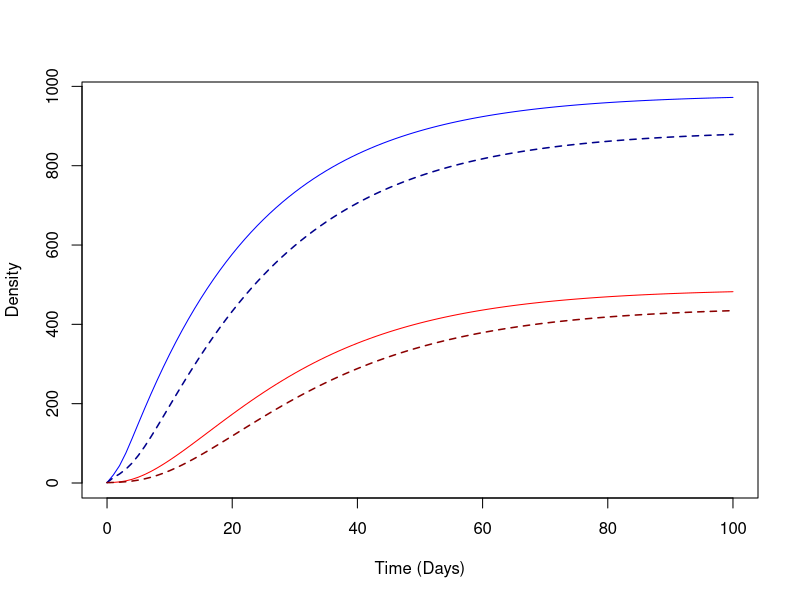
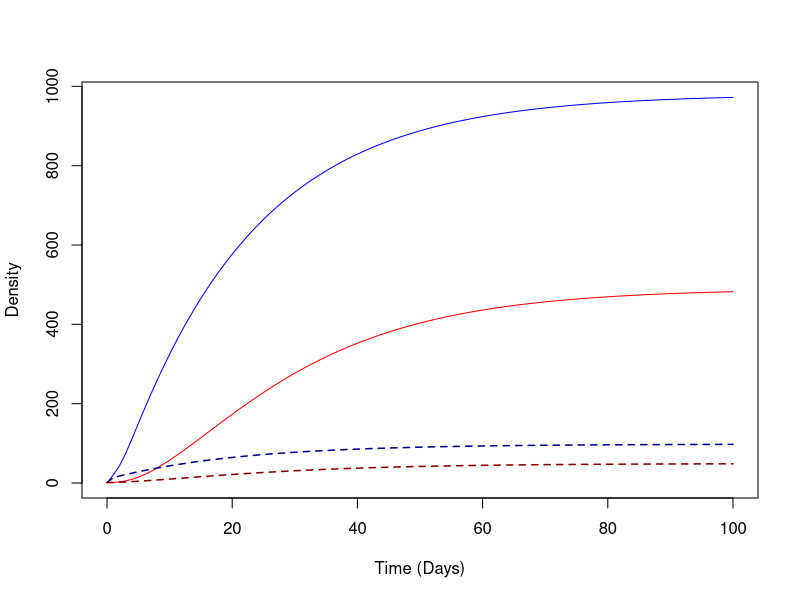
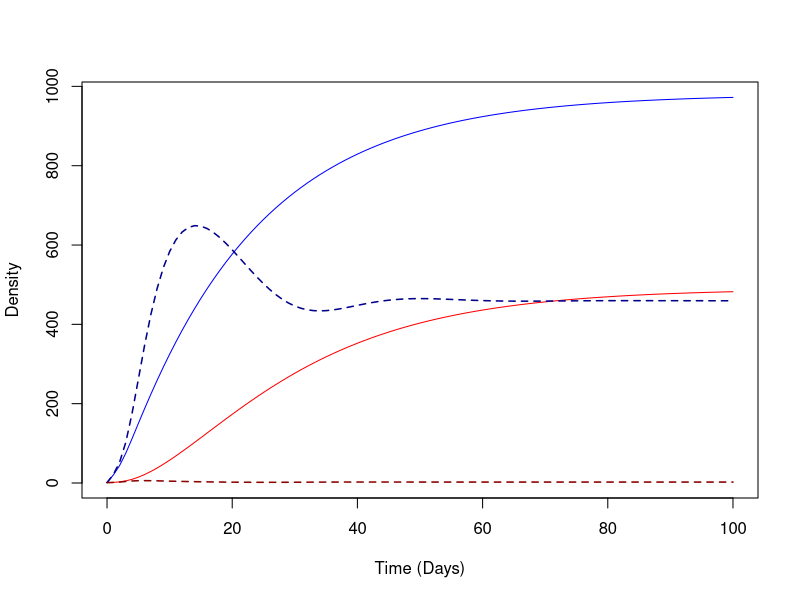
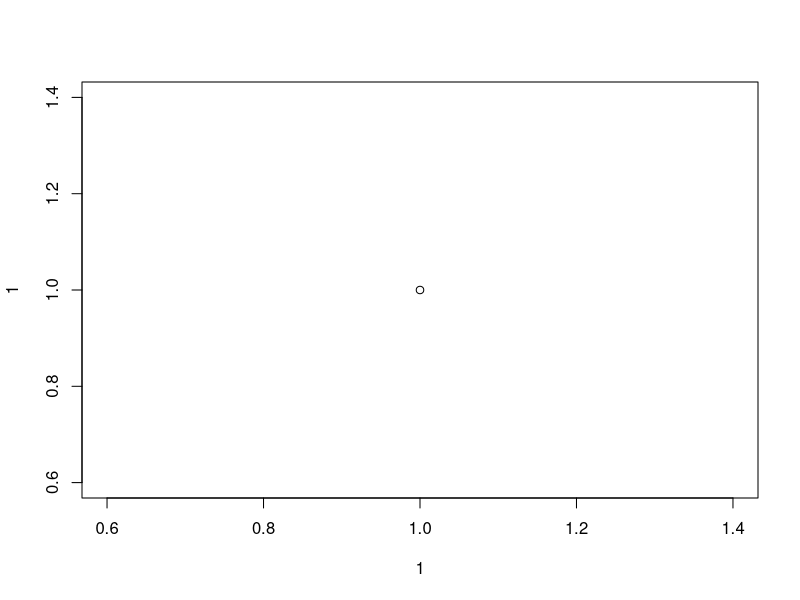

Here is the R script that generated these plots, in order:
## ---- chunk 1
BasicAquatic_dML = function(t, y, params){with(c(params, as.list(y)),{
   
  # Terms 
  Lambda = psi*exp(-sigma*L)*L/2 
  eta = chi*f*M 
   
  # Dynamics 
  dM = Lambda - g*M
  dL = eta - (psi*exp(-sigma*L) + phi + theta*L)*L 
  
  return(list(c(dM, dL)))
})} 
## ---- chunk 2
makePar_BasicAquatic = function(f=1/2.5, g=1/10, chi = 50, psi = 1/10, phi = 1/10, theta = 1/100, sigma=0){
  list(f=f, g=g, chi=chi, psi=psi, phi=phi, theta=theta, sigma=sigma)
}
## ---- chunk 3
tt = seq(0,100, by=1) 
y0 = c(M=1, L=1)
params = makePar_BasicAquatic()
params1 = makePar_BasicAquatic(phi=1)
params2 = makePar_BasicAquatic(theta=1/10)
params3 = makePar_BasicAquatic(sigma=1/100, theta=0)
## ---- chunk 4
require(deSolve)
yout  <- lsode(y=y0, times=tt, func=BasicAquatic_dML, parms=params) 
yout1 <- lsode(y=y0, times=tt, func=BasicAquatic_dML, parms=params1) 
yout2 <- lsode(y=y0, times=tt, func=BasicAquatic_dML, parms=params2) 
yout3 <- lsode(y=y0, times=tt, func=BasicAquatic_dML, parms=params3) 
## ---- chunk 5
plotML = function(out, llwd=1, clrL = "blue", clrM="red"){with(data.frame(out),{
  plot(time, L, type = "l", lwd=llwd, col = clrL, xlab = "Time (Days)", ylab = "Density") 
  lines(time, M, col = clrM, lwd=llwd) 
})}

addML = function(out, llty = 2, llwd=1, clrL = "blue", clrM="red"){with(data.frame(out),{
  lines(time, L, col = clrL, lty=llty, lwd=llwd) 
  lines(time, M, col = clrM, lty=llty, lwd=llwd) 
})}

## ---- chunk 6
plotML(yout)
addML(yout1, clrL = "darkblue", clrM="darkred", llwd=1.5)
## ---- chunk 7
plotML(yout)
addML(yout2, clrL = "darkblue", clrM="darkred", llwd=1.5)
## ---- chunk 8
plotML(yout)
addML(yout3, clrL = "darkblue", clrM="darkred", llwd=1.5)
## ---- chunk 9
plot(1,1)
